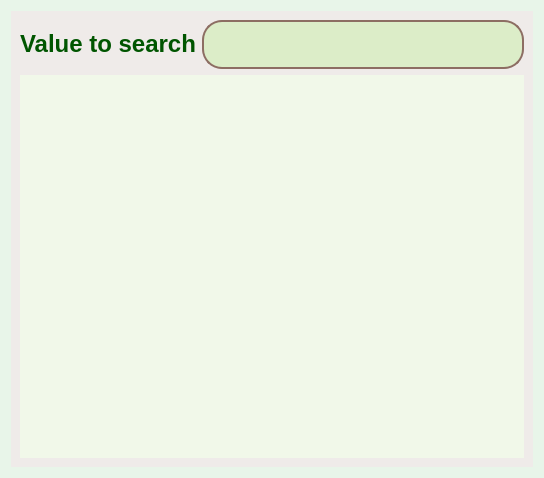
<?xml version="1.0" encoding="UTF-8"?>
<ui version="4.0">
 <class>membersList</class>
 <widget class="QDialog" name="membersList">
  <property name="geometry">
   <rect>
    <x>0</x>
    <y>0</y>
    <width>544</width>
    <height>478</height>
   </rect>
  </property>
  <property name="windowTitle">
   <string>Dialog</string>
  </property>
  <property name="styleSheet">
   <string notr="true">background:#E8F5E9;</string>
  </property>
  <layout class="QVBoxLayout" name="verticalLayout_3">
   <item>
    <widget class="QFrame" name="frame">
     <property name="styleSheet">
      <string notr="true">background-color:#EFEBE9;
border:black solid;</string>
     </property>
     <property name="frameShape">
      <enum>QFrame::Shape::StyledPanel</enum>
     </property>
     <property name="frameShadow">
      <enum>QFrame::Shadow::Raised</enum>
     </property>
     <layout class="QVBoxLayout" name="verticalLayout_2">
      <item>
       <layout class="QVBoxLayout" name="verticalLayout">
        <item>
         <layout class="QHBoxLayout" name="horizontalLayout">
          <item>
           <widget class="QLabel" name="label">
            <property name="sizePolicy">
             <sizepolicy hsizetype="Fixed" vsizetype="Fixed">
              <horstretch>0</horstretch>
              <verstretch>0</verstretch>
             </sizepolicy>
            </property>
            <property name="styleSheet">
             <string notr="true">font: 14pt &quot;georgia&quot;;
color: #e0777d;</string>
            </property>
            <property name="text">
             <string>&lt;html&gt;&lt;head/&gt;&lt;body&gt;&lt;p&gt;&lt;span style=&quot; font-size:18pt; font-weight:700; color:#005500;&quot;&gt;Value to search&lt;/span&gt;&lt;/p&gt;&lt;/body&gt;&lt;/html&gt;</string>
            </property>
           </widget>
          </item>
          <item>
           <widget class="QLineEdit" name="value">
            <property name="styleSheet">
             <string notr="true">QLineEdit {
    background:#DCEDC8;  
    border: 2px solid #8D6E63;  
    border-radius: 20px;
    padding: 10px;
    color: #3E2723;  
    font-size: 14pt;
}

QLineEdit:focus {
    border: 2px solid #4CAF50;  
}</string>
            </property>
           </widget>
          </item>
         </layout>
        </item>
        <item>
         <widget class="QTableView" name="tableView">
          <property name="styleSheet">
           <string notr="true">QHeaderView::section { 
    background-color: #4E342E; 
    font: 16 px solid;
    color: #C8E6C9;  }
QTableView {
    background-color: #F1F8E9;  
    alternate-background-color: #DCEDC8;  
}</string>
          </property>
          <attribute name="horizontalHeaderHighlightSections">
           <bool>true</bool>
          </attribute>
          <attribute name="verticalHeaderVisible">
           <bool>false</bool>
          </attribute>
          <attribute name="verticalHeaderHighlightSections">
           <bool>false</bool>
          </attribute>
         </widget>
        </item>
       </layout>
      </item>
     </layout>
    </widget>
   </item>
  </layout>
 </widget>
 <resources/>
 <connections/>
</ui>
